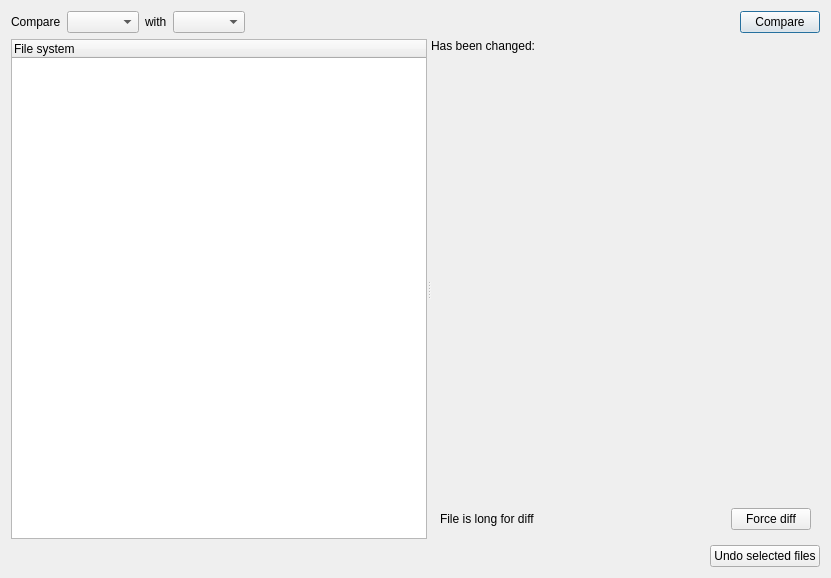
<?xml version="1.0" encoding="UTF-8"?>
<ui version="4.0">
 <class>DiffWindow</class>
 <widget class="QDialog" name="DiffWindow">
  <property name="geometry">
   <rect>
    <x>0</x>
    <y>0</y>
    <width>831</width>
    <height>578</height>
   </rect>
  </property>
  <property name="windowTitle">
   <string>Compare snapshots</string>
  </property>
  <layout class="QVBoxLayout" name="verticalLayout">
   <item>
    <layout class="QHBoxLayout" name="horizontalLayout">
     <item>
      <widget class="QLabel" name="label">
       <property name="text">
        <string>Compare</string>
       </property>
      </widget>
     </item>
     <item>
      <widget class="QComboBox" name="firstSnapshotComboBox"/>
     </item>
     <item>
      <widget class="QLabel" name="label_2">
       <property name="text">
        <string>with</string>
       </property>
      </widget>
     </item>
     <item>
      <widget class="QComboBox" name="secondSnapshotComboBox"/>
     </item>
     <item>
      <spacer name="horizontalSpacer">
       <property name="orientation">
        <enum>Qt::Horizontal</enum>
       </property>
       <property name="sizeType">
        <enum>QSizePolicy::MinimumExpanding</enum>
       </property>
       <property name="sizeHint" stdset="0">
        <size>
         <width>0</width>
         <height>0</height>
        </size>
       </property>
      </spacer>
     </item>
     <item>
      <widget class="QPushButton" name="comparePushButton">
       <property name="text">
        <string>Compare</string>
       </property>
      </widget>
     </item>
    </layout>
   </item>
   <item>
    <widget class="QSplitter" name="splitter">
     <property name="sizePolicy">
      <sizepolicy hsizetype="Expanding" vsizetype="MinimumExpanding">
       <horstretch>0</horstretch>
       <verstretch>0</verstretch>
      </sizepolicy>
     </property>
     <property name="orientation">
      <enum>Qt::Horizontal</enum>
     </property>
     <widget class="QTreeWidget" name="pathsTreeWidget">
      <column>
       <property name="text">
        <string>File system</string>
       </property>
      </column>
     </widget>
     <widget class="QWidget" name="fileWidget" native="true">
      <layout class="QGridLayout" name="gridLayout">
       <item row="1" column="0" colspan="3">
        <widget class="DiffWidget" name="diffWidget" native="true">
         <property name="enabled">
          <bool>true</bool>
         </property>
         <property name="sizePolicy">
          <sizepolicy hsizetype="Preferred" vsizetype="MinimumExpanding">
           <horstretch>0</horstretch>
           <verstretch>0</verstretch>
          </sizepolicy>
         </property>
        </widget>
       </item>
       <item row="0" column="1">
        <spacer name="horizontalSpacer_2">
         <property name="orientation">
          <enum>Qt::Horizontal</enum>
         </property>
         <property name="sizeHint" stdset="0">
          <size>
           <width>0</width>
           <height>0</height>
          </size>
         </property>
        </spacer>
       </item>
       <item row="0" column="2">
        <widget class="QLabel" name="changedLabel">
         <property name="text">
          <string/>
         </property>
        </widget>
       </item>
       <item row="0" column="0">
        <widget class="QLabel" name="label_3">
         <property name="text">
          <string>Has been changed:</string>
         </property>
        </widget>
       </item>
       <item row="2" column="0" colspan="3">
        <widget class="QWidget" name="forceDiffWidget" native="true">
         <layout class="QHBoxLayout" name="horizontalLayout_3">
          <item>
           <widget class="QLabel" name="label_4">
            <property name="text">
             <string>File is long for diff</string>
            </property>
           </widget>
          </item>
          <item>
           <spacer name="horizontalSpacer_4">
            <property name="orientation">
             <enum>Qt::Horizontal</enum>
            </property>
            <property name="sizeType">
             <enum>QSizePolicy::MinimumExpanding</enum>
            </property>
            <property name="sizeHint" stdset="0">
             <size>
              <width>40</width>
              <height>20</height>
             </size>
            </property>
           </spacer>
          </item>
          <item>
           <widget class="QPushButton" name="forceDiffPushButton">
            <property name="text">
             <string>Force diff</string>
            </property>
           </widget>
          </item>
         </layout>
        </widget>
       </item>
      </layout>
     </widget>
    </widget>
   </item>
   <item>
    <layout class="QHBoxLayout" name="horizontalLayout_2">
     <item>
      <spacer name="horizontalSpacer_3">
       <property name="orientation">
        <enum>Qt::Horizontal</enum>
       </property>
       <property name="sizeType">
        <enum>QSizePolicy::MinimumExpanding</enum>
       </property>
       <property name="sizeHint" stdset="0">
        <size>
         <width>1</width>
         <height>0</height>
        </size>
       </property>
      </spacer>
     </item>
     <item>
      <widget class="QPushButton" name="undoPushButton">
       <property name="text">
        <string>Undo selected files</string>
       </property>
      </widget>
     </item>
    </layout>
   </item>
  </layout>
 </widget>
 <customwidgets>
  <customwidget>
   <class>DiffWidget</class>
   <extends>QWidget</extends>
   <header>widgets.DiffWidget</header>
   <container>1</container>
  </customwidget>
 </customwidgets>
 <tabstops>
  <tabstop>firstSnapshotComboBox</tabstop>
  <tabstop>secondSnapshotComboBox</tabstop>
  <tabstop>comparePushButton</tabstop>
  <tabstop>pathsTreeWidget</tabstop>
  <tabstop>forceDiffPushButton</tabstop>
  <tabstop>undoPushButton</tabstop>
 </tabstops>
 <resources/>
 <connections/>
</ui>
